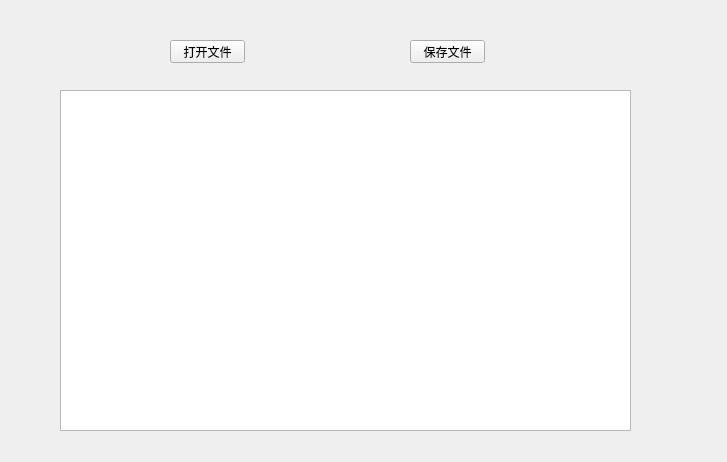
<?xml version="1.0" encoding="UTF-8"?>
<ui version="4.0">
 <class>Widget</class>
 <widget class="QWidget" name="Widget">
  <property name="geometry">
   <rect>
    <x>0</x>
    <y>0</y>
    <width>727</width>
    <height>462</height>
   </rect>
  </property>
  <property name="windowTitle">
   <string>Widget</string>
  </property>
  <widget class="QTableWidget" name="tableWidget">
   <property name="geometry">
    <rect>
     <x>60</x>
     <y>90</y>
     <width>571</width>
     <height>341</height>
    </rect>
   </property>
  </widget>
  <widget class="QPushButton" name="pushButton">
   <property name="geometry">
    <rect>
     <x>170</x>
     <y>40</y>
     <width>75</width>
     <height>23</height>
    </rect>
   </property>
   <property name="text">
    <string>打开文件</string>
   </property>
  </widget>
  <widget class="QPushButton" name="pushButton_2">
   <property name="geometry">
    <rect>
     <x>410</x>
     <y>40</y>
     <width>75</width>
     <height>23</height>
    </rect>
   </property>
   <property name="text">
    <string>保存文件</string>
   </property>
  </widget>
 </widget>
 <layoutdefault spacing="6" margin="11"/>
 <resources/>
 <connections/>
</ui>
